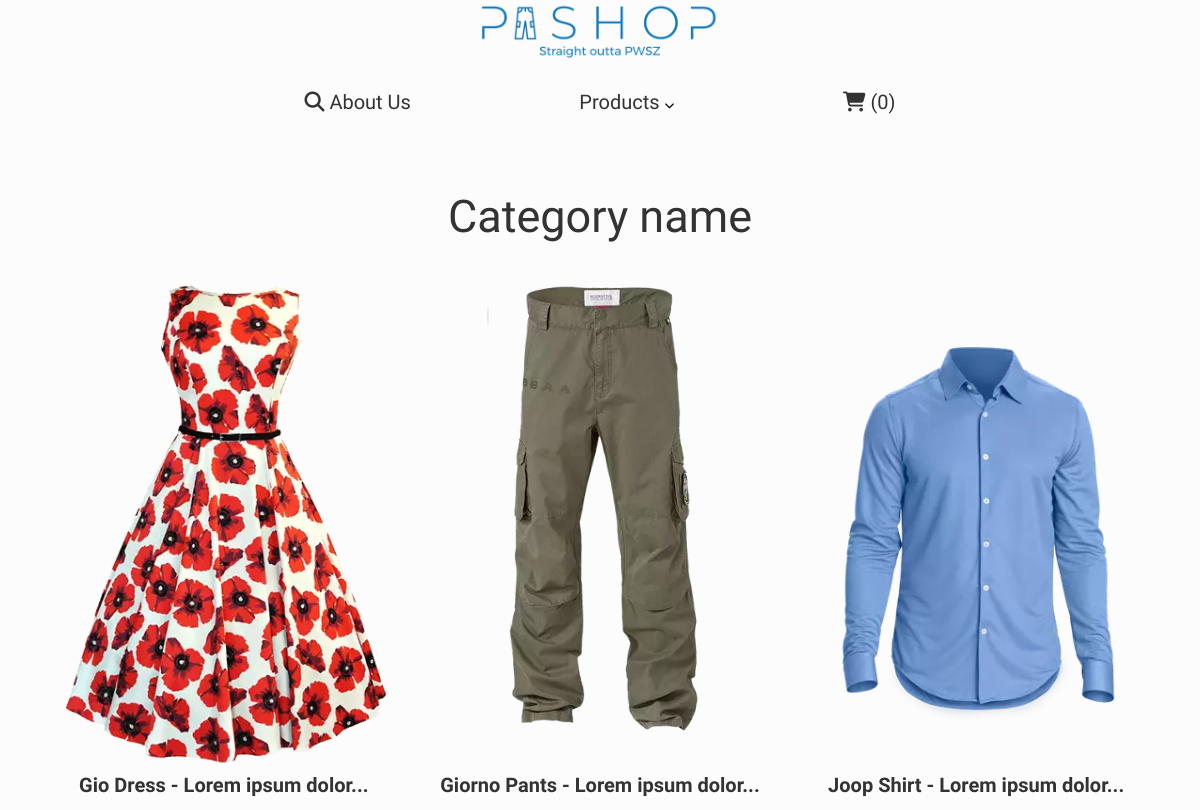
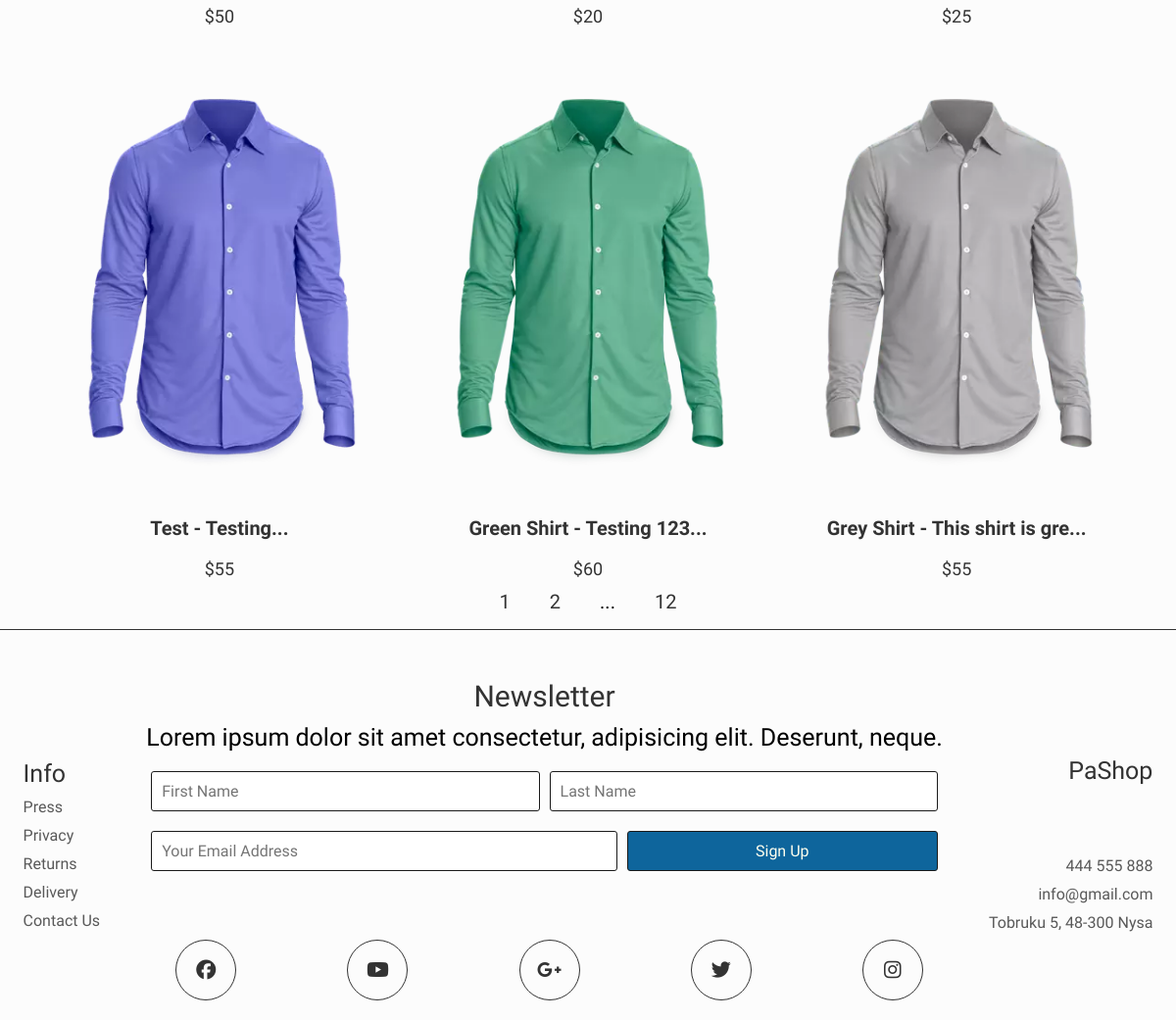
The page /Project/products_gallery.php on the database its author committed (2 pictures, top to bottom).
### tables this page shows
CREATE TABLE `product_base` (
  `id` int(11) NOT NULL,
  `name` varchar(30) NOT NULL,
  `price` int(2) NOT NULL,
  `description` varchar(400) NOT NULL,
  `category` int(1) NOT NULL
);

### Project/products_gallery.php (the view, shortened to what this page needs)
<html lang="en">
<head>
  <link rel="stylesheet" href="css/main.css"/>
</head>
<body>
  <div class="container">
    <div class="heading">
      <div class="logo">
        <a href="index.php"><img src="images/logo.webp" alt="" class="logo-img-small"></a>
      </div>
    </div>
    <?php
      include("components/navbar.php");
    ?>
    <section class="products">
      <div class="products-heading">
        <h1 class="products-heading-text">Category name</h1>
      </div>
      <div class="products-wrapper">
      <?php
        $category = "%";
        $arr = [$category];
        $server = "localhost";
        $user = "root";
        $password = "";
        try {
          $conn = new PDO("mysql:host=$server;dbname=pashop",$user, $password);
          $stmt = $conn->prepare(
            'SELECT PRODUCT_BASE.id, name, price, description, category, max(quantity) as max_q, max(enabled) as max_en
            FROM PRODUCT_BASE
            LEFT JOIN PRODUCTS ON PRODUCTS.base_id = PRODUCT_BASE.id
            WHERE category LIKE ?
            GROUP BY PRODUCT_BASE.id
            HAVING max_en = 1
            AND max_q > 0
            LIMIT 30'
          );
          $stmt->execute($arr);
          while($row = $stmt->fetch()){
            $desc = $row['name'] . " - " . substr($row['description'],0,17) . "...";
            $img = "images/product" . $row['id'] . ".webp";
            $href = "product.php?id=" . $row['id'];
            $price = $row['price'];
            echo
              "<a href=\"$href\" class='product'>
              <img src=\"$img\" alt='' class='product-img'>
              <h2 class='product-description'>
                $desc
              </h2>
              <h2 class='product-price'>
                $$price
              </h2>
              </a>";
          }
        }catch(PDOException $e) {
          echo "Connection error: " . $e->getMessage();
        }
        ?>
      </div>
      <br />
      <div class="pagination">
        <ul class="pagination-list">
          <li class="pagination-list-item">
            <a href="#" class="pagination-list-item-link">1</a>
          </li>
          <li class="pagination-list-item">
            <a href="#" class="pagination-list-item-link">2</a>
          </li>
          <li class="pagination-list-item">
            ...
          </li>
          <li class="pagination-list-item">
            <a href="#" class="pagination-list-item-link">12</a>
          </li>
        </ul>
      </div>
    </section>
    <?php
    readfile("components/footer.html")
    ?>
  </div>
</body>
</html>

### Project/css/main.css (style rules this page uses)
* { margin: 0; padding: 0; font-family: "Proza Libre", sans-serif; font-weight: 300; }
a { text-decoration: none; color: #333; }
html { font-size: 62.5%; }
.container { display: grid; grid-template-columns: minmax(6rem, 1fr) repeat(8, minmax(min-content, 16rem)) minmax(6rem, 1fr); grid-template-rows: repeat(5, min-content); grid-row-gap: 1.6rem; background-color: #fcfcfc; }
.footer { grid-column: 1/-1; grid-row: 5/6; padding: 5rem 0 0 0; border-top: 0.1rem solid #333; display: flex; justify-content: space-around; align-items: center; }
.footer-nav-heading { font-size: 2.5rem; color: #333; }
.footer-nav-item { list-style: none; margin: 1rem 0; }
.footer-nav-link { font-size: 1.6rem; text-decoration: none; color: #595959; transition: color 0.2s; }
.contact-list { text-align: right; margin-top: 7.3rem; }
.contact-list-heading { font-size: 2.5rem; color: #333; }
.contact-list-item { list-style: none; margin: 1rem 0; }
.contact-list-link { font-size: 1.6rem; text-decoration: none; color: #595959; transition: color 0.2s; }
.contact-list-heading { text-align: right; }
.contact-heading { font-size: 3rem; color: #333; text-align: center; }
.contact-paragraph { font-size: 2.5rem; margin: 1rem 0; text-align: center; }
.contact .inputs-group { display: flex; justify-content: center; }
.contact .inputs-group input { padding: 1rem; font-size: 1.6rem; margin: 1rem 0.5rem; border: 0.1rem solid #1a1a1a; border-radius: 0.3rem; outline: none; transition: border 0.5s; }
.contact .inputs-group-text { width: 50%; }
.contact .inputs-group-email { width: 60%; }
.contact .inputs-group-btn { width: 40%; color: #ffe; background-color: #0E659C; transition: background-color 0.2s; border-radius: 0.3rem; outline: none; }
.contact .social-icons { display: flex; justify-content: space-between; padding: 6rem 2rem 2rem 3rem; box-sizing: border-box; }
.contact .social-icons-item { list-style: none; }
.contact .social-icons-link { text-decoration: none; width: 6rem; height: 6rem; border: 0.1rem solid #333; border-radius: 100%; display: flex; justify-content: center; align-items: center; }
.contact .social-icons-link i { font-size: 2rem; color: #333; }
.products { grid-column: 1/-1; grid-row: 4/5; }
.products-heading { margin: 3rem 0; }
.products-heading-text { text-align: center; font-size: 4.5rem; font-weight: 300; color: #333; }
.products-wrapper { display: flex; justify-content: center; align-items: center; flex-wrap: wrap; padding: 0 2vw; }
.product { position: relative; max-width: calc(33% - 4px); flex-basis: calc(33% - 4px); }
.product-img { width: 100%; height: 50rem; object-fit: contain; opacity: 1; transition: opacity 1s 0.1s; }
.product-description { font-family: "Montserrat Alternates", sans-serif; font-weight: 900; font-size: 2rem; text-align: center; transition: color 1s 0.1s; }
.product-price { font-size: 1.8rem; margin-top: 5%; text-align: center; }
.logo { grid-column: 1/2; grid-row: 1/2; }
.logo-img-small { width: 24rem; height: 100%; }
.heading { grid-column: 1/-1; grid-row: 1/2; text-align: center; }
.pagination { width: 100%; display: flex; justify-content: center; align-items: center; }
.pagination-list { list-style-type: none; font-size: 2rem; display: flex; justify-content: center; align-items: center; }
.pagination-list-item { padding: 0 2rem; }
.pagination-list-item-link { color: #333; text-decoration: none; cursor: pointer; transition: color 0.2s; }

### rows shown on the page
product_base: shows a picture, desc "Gio Dress - Lorem ipsum dolor...", price "50"
product_base: shows a picture, desc "Giorno Pants - Lorem ipsum dolor...", price "20"
product_base: shows a picture, desc "Joop Shirt - Lorem ipsum dolor...", price "25"
product_base: shows a picture, desc "Test - Testing...", price "55"
product_base: shows a picture, desc "Green Shirt - Testing 123...", price "60"
product_base: shows a picture, desc "Grey Shirt - This shirt is gre...", price "55"

### other values the page prints
$pAmount "0"
